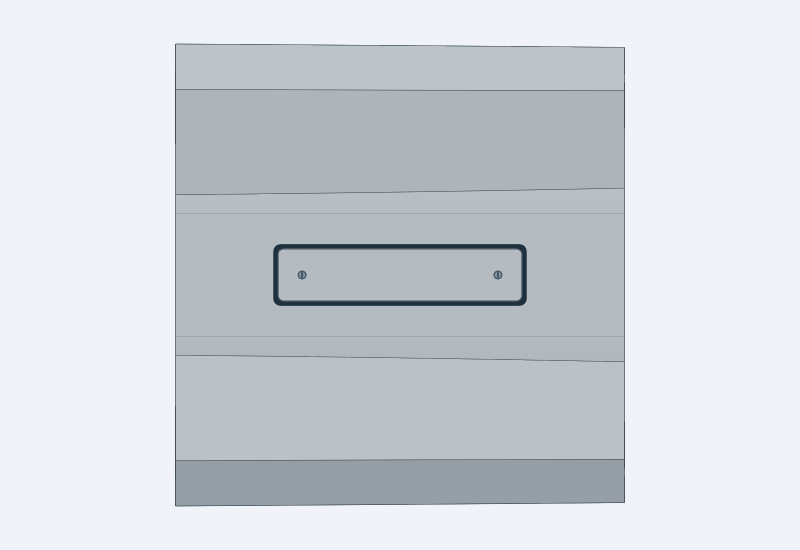
#> input picture cad/halberd_rounded_square/reviews/R15_focus_side.png, 1600 x 1100 px, given in place of R15_focus_top.png, which was not available (shown at 1/2 size)
$ python render_r15.py
#> lines starting #> are read from the running program, lines starting #| are printed output that depends on the picture; pictures that were not available may be replaced by others from this repository, and a replacement may not be noted
"""R15 four-face service-cover review packet (run after checks, serially)."""
import json
import subprocess
import sys
from pathlib import Path
from PIL import Image, ImageDraw, ImageFont

ROOT = Path(__file__).resolve().parents[1]


def render():
    views = {
        "whole": ("halberd_r15", [.35, 1, .65], None, 2200, 850),
        "opposite": ("halberd_r15", [-.35, -1, .65], None, 2200, 850),
        "separated": ("halberd_r15_separated", [.3, 1, .65], None, 2200, 850),
        "focus_oblique": ("halberd_r15_focus", [.3, -1, .6], None, 1800, 850),
        "focus_oblique_opposed": ("halberd_r15_focus", [-.3, 1, .6], None, 1800, 850),
        "focus_top": ("halberd_r15_focus", [0, 0, 1], [0, 1, 0], 1600, 1100),
        "focus_side": ("halberd_r15_focus", [0, 1, 0], [0, 0, 1], 1600, 1100),
        "focus_bottom": ("halberd_r15_focus", [0, 0, -1], [0, 1, 0], 1600, 1100),
        "focus_side_opposite": ("halberd_r15_focus", [0, -1, 0], [0, 0, 1], 1600, 1100),
        "focus_axial": ("halberd_r15_focus", [-1, 0, 0], [0, 1, 0], 1400, 1400),
    }
    jobs = []
    for name, (stem, direction, up, w, h) in views.items():
        camera = {"projection": "orthographic", "direction": direction}
        if up:
            camera["up"] = up
        jobs.append(dict(input=str(ROOT / "STEP" / (stem + ".step")), mode="view",
                         display={"mode": "shaded_edges"}, output={"padding": .08, "viewLabels": False},
                         outputs=[dict(path=str(ROOT / "reviews" / f"R15_{name}.png"),
                                       camera=camera, width=w, height=h)]))
    job = ROOT / "reviews" / "halberd_R15_snapshot.json"
    job.write_text(json.dumps(jobs, indent=2) + "\n")
    subprocess.run([sys.executable, "-m", "cadgen.cli", "step", "snapshot", "--job", str(job)], check=True)
#> (this line was passed over: subprocess is not available in this run)
    board = Image.new("RGB", (3600, 2500), "#edf2f7")
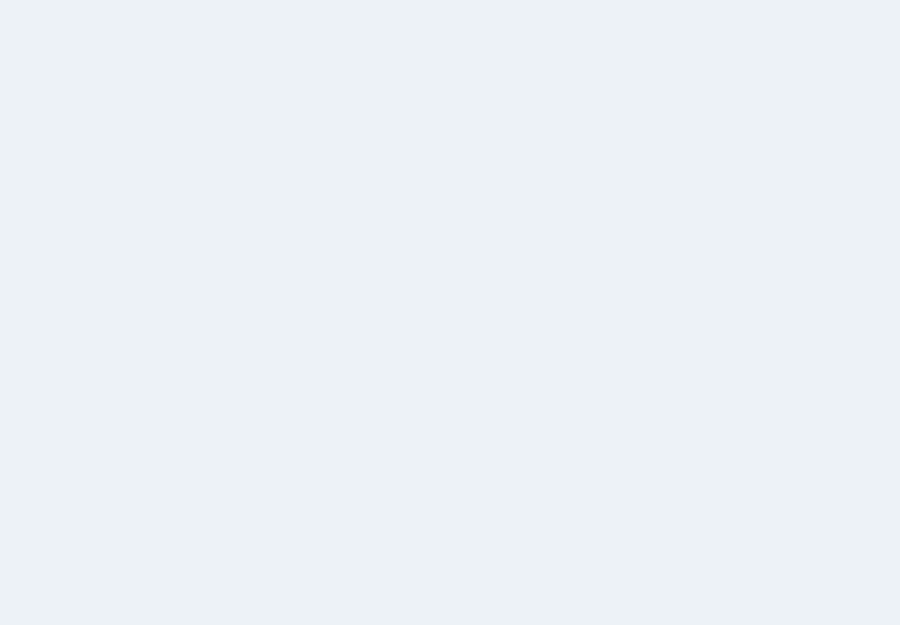
#> board: PIL image 3600x2500 RGB (shown at 1/4 size); mean R, G, B 237, 242, 247
    draw = ImageDraw.Draw(board)
    font = ImageFont.truetype("C:/Windows/Fonts/arial.ttf", 30)
    small = ImageFont.truetype("C:/Windows/Fonts/arial.ttf", 22)
    draw.text((20, 15), "HALBERD R15 / FOUR-FACE SERVICE-COVER FAMILY (0/90/180/270)",
              font=font, fill="#24394a")
    y = 70
    draw.text((20, y), "CARDINAL FACES  +Z cover_1 | +Y cover_2 | -Z cover_3 | -Y cover_4",
              font=small, fill="#24394a")
    y += 30
    for name in ("focus_top", "focus_side", "focus_bottom", "focus_side_opposite"):
        image = Image.open(ROOT / "reviews" / f"R15_{name}.png").convert("RGB")
        image.thumbnail((850, 585))
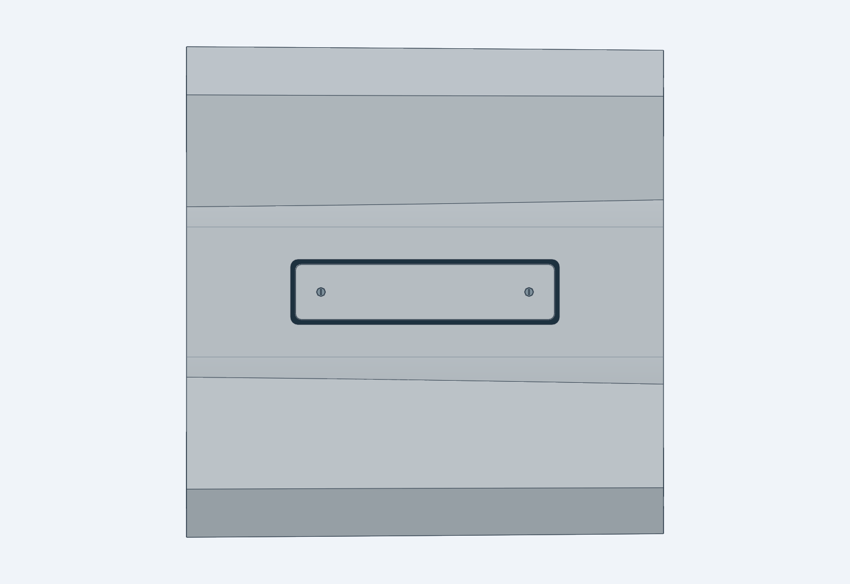
#> image: PIL image 850x584 RGB; mean R, G, B 209.2, 215, 220.2
        board.paste(image, (20 + 850 * ("focus_top", "focus_side", "focus_bottom", "focus_side_opposite").index(name), y))
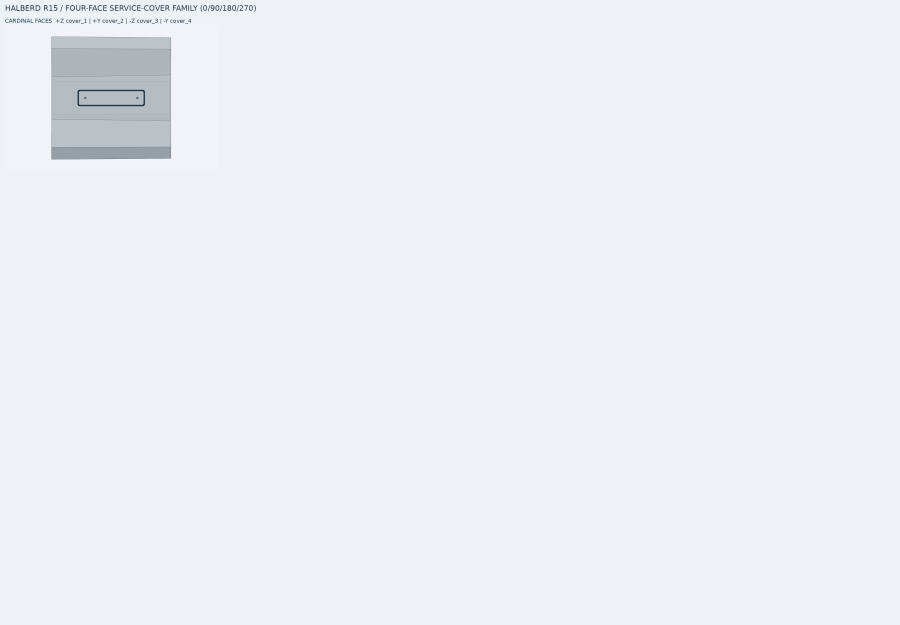
#> board: PIL image 3600x2500 RGB (shown at 1/4 size); mean R, G, B 235.2, 240.3, 245.3
    y += 620
    draw.text((20, y), "FOCUS OBLIQUES + AXIAL CROSS-SECTION", font=small, fill="#24394a")
    y += 30
    for name in ("focus_oblique", "focus_oblique_opposed", "focus_axial"):
        image = Image.open(ROOT / "reviews" / f"R15_{name}.png").convert("RGB")
        image.thumbnail((1100, 520))
        board.paste(image, (20 + 1100 * ("focus_oblique", "focus_oblique_opposed", "focus_axial").index(name), y))
    y += 560
    draw.text((20, y), "FULL STATES  assembled | opposite | separated", font=small, fill="#24394a")
    y += 30
    for name in ("whole", "opposite", "separated"):
        image = Image.open(ROOT / "reviews" / f"R15_{name}.png").convert("RGB")
        image.thumbnail((1100, 425))
        board.paste(image, (20 + 1100 * ("whole", "opposite", "separated").index(name), y))
    board.save(ROOT / "reviews" / "Halberd_R15_Four_Face_Covers.png")
    print(ROOT / "reviews" / "Halberd_R15_Four_Face_Covers.png")


if __name__ == "__main__":
#> (the run stopped early here; a loop or call above may not have finished)
